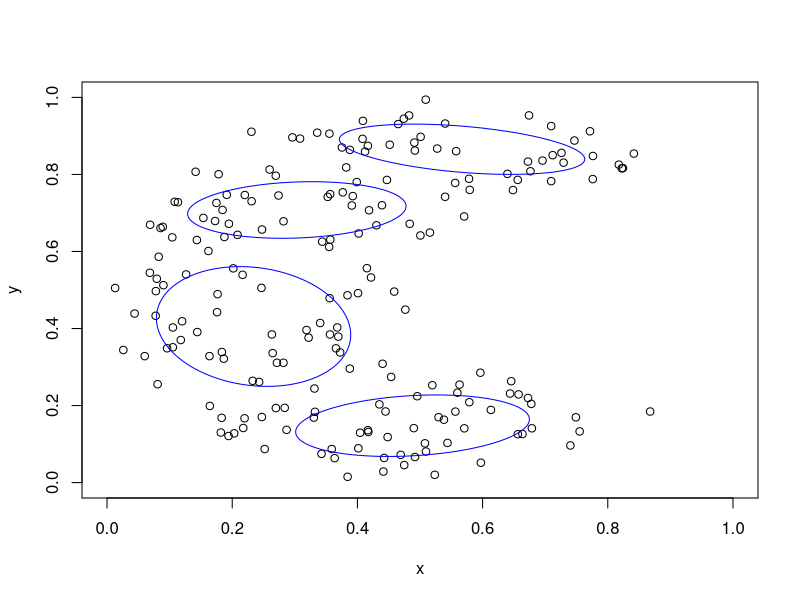

The R source for this figure:
library("mvtnorm")
library("mixtools")

euc <- function(x1, y1, x2, y2) {
  return(sqrt((x2 - x1)^2 + (y2 - y1)^2))
}

plot_EM_res <- function(x, y, mu_x, mu_y, sigma, K) {
  plot(x, y, xlim = c(0, 1), ylim = c(0, 1))
  for(k in 1:K) {
    mmu <- c(mu_x[k], mu_y[k])
    ellipse(mu = mmu, sigma = sigma[[k]], alpha = 0.5, col = "blue")
  }
}

EM <- function(x, y, N, K, it) {
  alpha_s <- rep(1 / K, K)
  mu_x <- rep(runif(1, 0, 1), K)
  mu_y <- rep(runif(1, 0, 1), K)
  sigma <- list()
  for(i in 1:K) {
    sigma[[i]] <- array(0, dim = c(2, 2))
    sigma[[i]][1, 1] <- sigma[[i]][2, 2] <- runif(1, 0, 1)
  }
  W <- matrix(0, nrow = N, ncol = K)
  
  #print(dmvnorm(c(x[1], y[1]), c(mu_x[1], mu_y[1]), sigma[[1]]))
  
  for(t in 1:it) {
    for(i in 1:N) {
      for(j in 1:K) {
        W[i, j] <- (dmvnorm(c(x[i], y[i]), c(mu_x[j], mu_y[j]), sigma[[j]]) * alpha_s[j])
      }
    }
    W <- sweep(W, 1, rowSums(W), '/')
    
    for(k in 1:K) {
      Nk <- 0
      Nxk <- c(0, 0)
      S_aux <- array(0, dim = c(2, 2))
      for(i in 1:N) {
        Nk <- Nk + W[i, k]
        Nxk <- Nxk + (W[i, k] * c(x[i], y[i]))
      }
      alpha_s[k] <- Nk / N
      mu_x[k] <- Nxk[1] / Nk
      mu_y[k] <- Nxk[2] / Nk
      for(i in 1:N) {
        v_aux <- c(x[i] - mu_x[k], y[i] - mu_y[k])
        S_aux <- S_aux + (W[i, k] * (v_aux %*% t(v_aux)))
      }
      sigma[[k]] <- S_aux / Nk
    }
  }
  
  #Generar la gráfica
  plot_EM_res(x, y, mu_x, mu_y, sigma, K)
}

cnt <- 0
n <- 200
x <- vector()
y <- vector()

cx1 <- 1
cy1 <- 0.5
r1 <- 0.5

cx2 <- 0.5
cy2 <- 0.5
r2 <- 0.5

while(cnt < n) {
  xi <- runif(1, 0, 1)
  yi <- runif(1, 0, 1)
  #if(euc(xi, yi, cx1, cy1) > r1 && euc(xi, yi, cx2, cy2) <= r2) {
  if(((xi - cx1)^2 / 0.28) + ((yi - cy1)^2 / 0.1) > 1 && euc(xi, yi, cx2, cy2) <= r2) {
    x <- c(x, xi)
    y <- c(y, yi)
    cnt <- cnt + 1
  }
}

#plot(x, y, xlim = c(0, 1), ylim = c(0, 1))

EM(x, y, n, 4, 100)
